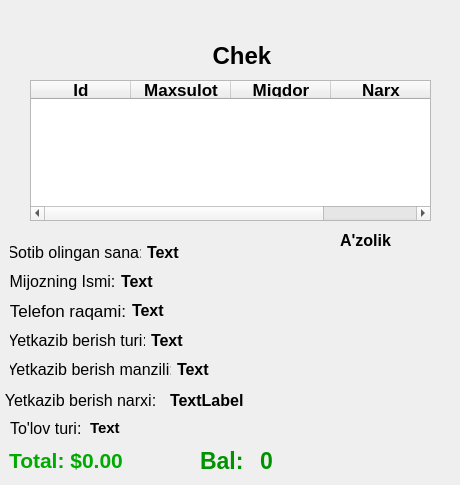
  <widget class="QWidget" name="centralwidget">
   <widget class="QTableWidget" name="receiptTable">
    <property name="geometry">
     <rect>
      <x>30</x>
      <y>80</y>
      <width>401</width>
      <height>141</height>
     </rect>
    </property>
    <property name="font">
     <font>
      <pointsize>13</pointsize>
     </font>
    </property>
    <column>
     <property name="text">
      <string>Id</string>
     </property>
     <property name="font">
      <font>
       <bold>true</bold>
      </font>
     </property>
    </column>
    <column>
     <property name="text">
      <string>Maxsulot</string>
     </property>
     <property name="font">
      <font>
       <bold>true</bold>
      </font>
     </property>
    </column>
    <column>
     <property name="text">
      <string>Miqdor</string>
     </property>
     <property name="font">
      <font>
       <bold>true</bold>
      </font>
     </property>
    </column>
    <column>
     <property name="text">
      <string>Narx</string>
     </property>
     <property name="font">
      <font>
       <bold>true</bold>
      </font>
     </property>
    </column>
   </widget>
   <widget class="QLabel" name="totalLabel">
    <property name="geometry">
     <rect>
      <x>9</x>
      <y>445</y>
      <width>241</width>
      <height>31</height>
     </rect>
    </property>
    <property name="palette">
     <palette>
      <active>
       <colorrole role="WindowText">
        <brush brushstyle="SolidPattern">
         <color alpha="255">
          <red>0</red>
          <green>170</green>
          <blue>0</blue>
         </color>
        </brush>
       </colorrole>
       <colorrole role="Button">
        <brush brushstyle="SolidPattern">
         <color alpha="255">
          <red>0</red>
          <green>170</green>
          <blue>0</blue>
         </color>
        </brush>
       </colorrole>
       <colorrole role="Light">
        <brush brushstyle="SolidPattern">
         <color alpha="255">
          <red>0</red>
          <green>255</green>
          <blue>0</blue>
         </color>
        </brush>
       </colorrole>
       <colorrole role="Midlight">
        <brush brushstyle="SolidPattern">
         <color alpha="255">
          <red>0</red>
          <green>212</green>
          <blue>0</blue>
         </color>
        </brush>
       </colorrole>
       <colorrole role="Dark">
        <brush brushstyle="SolidPattern">
         <color alpha="255">
          <red>0</red>
          <green>85</green>
          <blue>0</blue>
         </color>
        </brush>
       </colorrole>
       <colorrole role="Mid">
        <brush brushstyle="SolidPattern">
         <color alpha="255">
          <red>0</red>
          <green>113</green>
          <blue>0</blue>
         </color>
        </brush>
       </colorrole>
       <colorrole role="Text">
        <brush brushstyle="SolidPattern">
         <color alpha="255">
          <red>0</red>
          <green>0</green>
          <blue>0</blue>
         </color>
        </brush>
       </colorrole>
       <colorrole role="BrightText">
        <brush brushstyle="SolidPattern">
         <color alpha="255">
          <red>255</red>
          <green>255</green>
          <blue>255</blue>
         </color>
        </brush>
       </colorrole>
       <colorrole role="ButtonText">
        <brush brushstyle="SolidPattern">
         <color alpha="255">
          <red>0</red>
          <green>0</green>
          <blue>0</blue>
         </color>
        </brush>
       </colorrole>
       <colorrole role="Base">
        <brush brushstyle="SolidPattern">
         <color alpha="255">
          <red>0</red>
          <green>170</green>
          <blue>0</blue>
         </color>
        </brush>
       </colorrole>
       <colorrole role="Window">
        <brush brushstyle="SolidPattern">
         <color alpha="255">
          <red>0</red>
          <green>170</green>
          <blue>0</blue>
         </color>
        </brush>
       </colorrole>
       <colorrole role="Shadow">
        <brush brushstyle="SolidPattern">
         <color alpha="255">
          <red>0</red>
          <green>0</green>
          <blue>0</blue>
         </color>
        </brush>
       </colorrole>
       <colorrole role="AlternateBase">
        <brush brushstyle="SolidPattern">
         <color alpha="255">
          <red>127</red>
          <green>212</green>
          <blue>127</blue>
         </color>
        </brush>
       </colorrole>
       <colorrole role="ToolTipBase">
        <brush brushstyle="SolidPattern">
         <color alpha="255">
          <red>255</red>
          <green>255</green>
          <blue>220</blue>
         </color>
        </brush>
       </colorrole>
       <colorrole role="ToolTipText">
        <brush brushstyle="SolidPattern">
         <color alpha="255">
          <red>0</red>
          <green>0</green>
          <blue>0</blue>
         </color>
        </brush>
       </colorrole>
       <colorrole role="PlaceholderText">
        <brush brushstyle="SolidPattern">
         <color alpha="127">
          <red>0</red>
          <green>0</green>
          <blue>0</blue>
         </color>
        </brush>
       </colorrole>
       <colorrole role="Accent">
        <brush brushstyle="SolidPattern">
         <color alpha="255">
          <red>255</red>
          <green>255</green>
          <blue>255</blue>
         </color>
        </brush>
       </colorrole>
      </active>
      <inactive>
       <colorrole role="WindowText">
        <brush brushstyle="SolidPattern">
         <color alpha="255">
          <red>0</red>
          <green>170</green>
          <blue>0</blue>
         </color>
        </brush>
       </colorrole>
       <colorrole role="Button">
        <brush brushstyle="SolidPattern">
         <color alpha="255">
          <red>0</red>
          <green>170</green>
          <blue>0</blue>
         </color>
        </brush>
       </colorrole>
       <colorrole role="Light">
        <brush brushstyle="SolidPattern">
         <color alpha="255">
          <red>0</red>
          <green>255</green>
          <blue>0</blue>
         </color>
        </brush>
       </colorrole>
       <colorrole role="Midlight">
        <brush brushstyle="SolidPattern">
         <color alpha="255">
          <red>0</red>
          <green>212</green>
          <blue>0</blue>
         </color>
        </brush>
       </colorrole>
       <colorrole role="Dark">
        <brush brushstyle="SolidPattern">
         <color alpha="255">
          <red>0</red>
          <green>85</green>
          <blue>0</blue>
         </color>
        </brush>
       </colorrole>
       <colorrole role="Mid">
        <brush brushstyle="SolidPattern">
         <color alpha="255">
          <red>0</red>
          <green>113</green>
          <blue>0</blue>
         </color>
        </brush>
       </colorrole>
       <colorrole role="Text">
        <brush brushstyle="SolidPattern">
         <color alpha="255">
          <red>0</red>
          <green>0</green>
          <blue>0</blue>
         </color>
        </brush>
       </colorrole>
       <colorrole role="BrightText">
        <brush brushstyle="SolidPattern">
         <color alpha="255">
          <red>255</red>
          <green>255</green>
          <blue>255</blue>
         </color>
        </brush>
       </colorrole>
       <colorrole role="ButtonText">
        <brush brushstyle="SolidPattern">
         <color alpha="255">
          <red>0</red>
          <green>0</green>
          <blue>0</blue>
         </color>
        </brush>
       </colorrole>
       <colorrole role="Base">
        <brush brushstyle="SolidPattern">
         <color alpha="255">
          <red>0</red>
          <green>170</green>
          <blue>0</blue>
         </color>
        </brush>
       </colorrole>
       <colorrole role="Window">
        <brush brushstyle="SolidPattern">
         <color alpha="255">
          <red>0</red>
          <green>170</green>
          <blue>0</blue>
         </color>
        </brush>
       </colorrole>
       <colorrole role="Shadow">
        <brush brushstyle="SolidPattern">
         <color alpha="255">
          <red>0</red>
          <green>0</green>
          <blue>0</blue>
         </color>
        </brush>
       </colorrole>
       <colorrole role="AlternateBase">
        <brush brushstyle="SolidPattern">
         <color alpha="255">
          <red>127</red>
          <green>212</green>
          <blue>127</blue>
         </color>
        </brush>
       </colorrole>
       <colorrole role="ToolTipBase">
        <brush brushstyle="SolidPattern">
         <color alpha="255">
          <red>255</red>
          <green>255</green>
          <blue>220</blue>
         </color>
        </brush>
       </colorrole>
       <colorrole role="ToolTipText">
        <brush brushstyle="SolidPattern">
         <color alpha="255">
          <red>0</red>
          <green>0</green>
          <blue>0</blue>
         </color>
        </brush>
       </colorrole>
       <colorrole role="PlaceholderText">
        <brush brushstyle="SolidPattern">
         <color alpha="127">
          <red>0</red>
          <green>0</green>
          <blue>0</blue>
         </color>
        </brush>
       </colorrole>
       <colorrole role="Accent">
        <brush brushstyle="SolidPattern">
         <color alpha="255">
          <red>255</red>
          <green>255</green>
          <blue>255</blue>
         </color>
        </brush>
       </colorrole>
      </inactive>
      <disabled>
       <colorrole role="WindowText">
        <brush brushstyle="SolidPattern">
         <color alpha="255">
          <red>0</red>
          <green>85</green>
          <blue>0</blue>
         </color>
        </brush>
       </colorrole>
       <colorrole role="Button">
        <brush brushstyle="SolidPattern">
         <color alpha="255">
          <red>0</red>
          <green>170</green>
          <blue>0</blue>
         </color>
        </brush>
       </colorrole>
       <colorrole role="Light">
        <brush brushstyle="SolidPattern">
         <color alpha="255">
          <red>0</red>
          <green>255</green>
          <blue>0</blue>
         </color>
        </brush>
       </colorrole>
       <colorrole role="Midlight">
        <brush brushstyle="SolidPattern">
         <color alpha="255">
          <red>0</red>
          <green>212</green>
          <blue>0</blue>
         </color>
        </brush>
       </colorrole>
       <colorrole role="Dark">
        <brush brushstyle="SolidPattern">
         <color alpha="255">
          <red>0</red>
          <green>85</green>
          <blue>0</blue>
         </color>
        </brush>
       </colorrole>
       <colorrole role="Mid">
        <brush brushstyle="SolidPattern">
         <color alpha="255">
          <red>0</red>
          <green>113</green>
          <blue>0</blue>
         </color>
        </brush>
       </colorrole>
       <colorrole role="Text">
        <brush brushstyle="SolidPattern">
         <color alpha="255">
          <red>0</red>
          <green>85</green>
          <blue>0</blue>
         </color>
        </brush>
       </colorrole>
       <colorrole role="BrightText">
        <brush brushstyle="SolidPattern">
         <color alpha="255">
          <red>255</red>
          <green>255</green>
          <blue>255</blue>
         </color>
        </brush>
       </colorrole>
       <colorrole role="ButtonText">
        <brush brushstyle="SolidPattern">
         <color alpha="255">
          <red>0</red>
          <green>85</green>
          <blue>0</blue>
         </color>
        </brush>
       </colorrole>
       <colorrole role="Base">
        <brush brushstyle="SolidPattern">
         <color alpha="255">
          <red>0</red>
          <green>170</green>
          <blue>0</blue>
         </color>
        </brush>
       </colorrole>
       <colorrole role="Window">
        <brush brushstyle="SolidPattern">
         <color alpha="255">
          <red>0</red>
          <green>170</green>
          <blue>0</blue>
         </color>
        </brush>
       </colorrole>
       <colorrole role="Shadow">
        <brush brushstyle="SolidPattern">
         <color alpha="255">
          <red>0</red>
          <green>0</green>
          <blue>0</blue>
         </color>
        </brush>
       </colorrole>
       <colorrole role="AlternateBase">
        <brush brushstyle="SolidPattern">
         <color alpha="255">
          <red>0</red>
          <green>170</green>
          <blue>0</blue>
         </color>
        </brush>
       </colorrole>
       <colorrole role="ToolTipBase">
        <brush brushstyle="SolidPattern">
         <color alpha="255">
          <red>255</red>
          <green>255</green>
          <blue>220</blue>
         </color>
        </brush>
       </colorrole>
       <colorrole role="ToolTipText">
        <brush brushstyle="SolidPattern">
         <color alpha="255">
          <red>0</red>
          <green>0</green>
          <blue>0</blue>
         </color>
        </brush>
       </colorrole>
       <colorrole role="PlaceholderText">
        <brush brushstyle="SolidPattern">
         <color alpha="127">
          <red>0</red>
          <green>85</green>
          <blue>0</blue>
         </color>
        </brush>
       </colorrole>
       <colorrole role="Accent">
        <brush brushstyle="SolidPattern">
         <color alpha="255">
          <red>0</red>
          <green>221</green>
          <blue>0</blue>
         </color>
        </brush>
       </colorrole>
      </disabled>
     </palette>
    </property>
    <property name="font">
     <font>
      <family>Segoe UI</family>
      <pointsize>16</pointsize>
      <bold>true</bold>
     </font>
    </property>
    <property name="text">
     <string>Total: $0.00</string>
    </property>
   </widget>
   <widget class="QLabel" name="titleLabel">
    <property name="geometry">
     <rect>
      <x>200</x>
      <y>40</y>
      <width>84</width>
      <height>31</height>
     </rect>
    </property>
    <property name="font">
     <font>
      <pointsize>18</pointsize>
      <italic>false</italic>
      <bold>true</bold>
     </font>
    </property>
    <property name="text">
     <string>Chek</string>
    </property>
    <property name="alignment">
     <set>Qt::AlignmentFlag::AlignCenter</set>
    </property>
   </widget>
   <widget class="QLabel" name="label_6">
    <property name="geometry">
     <rect>
      <x>10</x>
      <y>20</y>
      <width>161</width>
      <height>51</height>
     </rect>
    </property>
    <property name="font">
     <font>
      <stylestrategy>PreferAntialias</stylestrategy>
     </font>
    </property>
    <property name="text">
     <string/>
    </property>
    <property name="pixmap">
     <pixmap>assets/logo.png</pixmap>
    </property>
    <property name="scaledContents">
     <bool>true</bool>
    </property>
    <property name="wordWrap">
     <bool>false</bool>
    </property>
   </widget>
   <widget class="QLabel" name="label_9">
    <property name="geometry">
     <rect>
      <x>320</x>
      <y>230</y>
      <width>91</width>
      <height>21</height>
     </rect>
    </property>
    <property name="font">
     <font>
      <pointsize>12</pointsize>
      <bold>true</bold>
     </font>
    </property>
    <property name="text">
     <string>A'zolik</string>
    </property>
    <property name="alignment">
     <set>Qt::AlignmentFlag::AlignCenter</set>
    </property>
   </widget>
   <widget class="QLabel" name="membershipLabel">
    <property name="geometry">
     <rect>
      <x>280</x>
      <y>260</y>
      <width>171</width>
      <height>141</height>
     </rect>
    </property>
    <property name="font">
     <font>
      <pointsize>11</pointsize>
     </font>
    </property>
    <property name="text">
     <string/>
    </property>
    <property name="pixmap">
     <pixmap>images/platinum.png</pixmap>
    </property>
    <property name="scaledContents">
     <bool>true</bool>
    </property>
    <property name="alignment">
     <set>Qt::AlignmentFlag::AlignCenter</set>
    </property>
   </widget>
   <widget class="QLabel" name="phoneLabel">
    <property name="geometry">
     <rect>
      <x>132</x>
      <y>300</y>
      <width>161</width>
      <height>21</height>
     </rect>
    </property>
    <property name="font">
     <font>
      <pointsize>12</pointsize>
      <bold>true</bold>
     </font>
    </property>
    <property name="text">
     <string>Text</string>
    </property>
    <property name="textFormat">
     <enum>Qt::TextFormat::AutoText</enum>
    </property>
    <property name="alignment">
     <set>Qt::AlignmentFlag::AlignLeading|Qt::AlignmentFlag::AlignLeft|Qt::AlignmentFlag::AlignVCenter</set>
    </property>
   </widget>
   <widget class="QLabel" name="label_2">
    <property name="geometry">
     <rect>
      <x>10</x>
      <y>300</y>
      <width>116</width>
      <height>22</height>
     </rect>
    </property>
    <property name="font">
     <font>
      <pointsize>13</pointsize>
      <bold>false</bold>
     </font>
    </property>
    <property name="text">
     <string>Telefon raqami:</string>
    </property>
    <property name="alignment">
     <set>Qt::AlignmentFlag::AlignCenter</set>
    </property>
   </widget>
   <widget class="QLabel" name="label_7">
    <property name="geometry">
     <rect>
      <x>10</x>
      <y>242</y>
      <width>131</width>
      <height>21</height>
     </rect>
    </property>
    <property name="font">
     <font>
      <pointsize>12</pointsize>
     </font>
    </property>
    <property name="text">
     <string>Sotib olingan sana:</string>
    </property>
    <property name="alignment">
     <set>Qt::AlignmentFlag::AlignCenter</set>
    </property>
   </widget>
   <widget class="QLabel" name="dateLabel">
    <property name="geometry">
     <rect>
      <x>147</x>
      <y>242</y>
      <width>131</width>
      <height>21</height>
     </rect>
    </property>
    <property name="font">
     <font>
      <pointsize>12</pointsize>
      <bold>true</bold>
     </font>
    </property>
    <property name="text">
     <string>Text</string>
    </property>
    <property name="textFormat">
     <enum>Qt::TextFormat::AutoText</enum>
    </property>
    <property name="alignment">
     <set>Qt::AlignmentFlag::AlignLeading|Qt::AlignmentFlag::AlignLeft|Qt::AlignmentFlag::AlignVCenter</set>
    </property>
   </widget>
   <widget class="QLabel" name="label_5">
    <property name="geometry">
     <rect>
      <x>10</x>
      <y>359</y>
      <width>161</width>
      <height>21</height>
     </rect>
    </property>
    <property name="font">
     <font>
      <pointsize>12</pointsize>
     </font>
    </property>
    <property name="text">
     <string>Yetkazib berish manzili:</string>
    </property>
    <property name="alignment">
     <set>Qt::AlignmentFlag::AlignCenter</set>
    </property>
   </widget>
   <widget class="QLabel" name="addressLabel">
    <property name="geometry">
     <rect>
      <x>177</x>
      <y>359</y>
      <width>141</width>
      <height>21</height>
     </rect>
    </property>
    <property name="font">
     <font>
      <pointsize>12</pointsize>
      <bold>true</bold>
     </font>
    </property>
    <property name="text">
     <string>Text</string>
    </property>
    <property name="textFormat">
     <enum>Qt::TextFormat::AutoText</enum>
    </property>
    <property name="alignment">
     <set>Qt::AlignmentFlag::AlignLeading|Qt::AlignmentFlag::AlignLeft|Qt::AlignmentFlag::AlignVCenter</set>
    </property>
   </widget>
   <widget class="QLabel" name="delivery_type">
    <property name="geometry">
     <rect>
      <x>151</x>
      <y>330</y>
      <width>151</width>
      <height>21</height>
     </rect>
    </property>
    <property name="font">
     <font>
      <pointsize>12</pointsize>
      <bold>true</bold>
     </font>
    </property>
    <property name="text">
     <string>Text</string>
    </property>
    <property name="textFormat">
     <enum>Qt::TextFormat::AutoText</enum>
    </property>
    <property name="alignment">
     <set>Qt::AlignmentFlag::AlignLeading|Qt::AlignmentFlag::AlignLeft|Qt::AlignmentFlag::AlignVCenter</set>
    </property>
   </widget>
   <widget class="QLabel" name="label_3">
    <property name="geometry">
     <rect>
      <x>10</x>
      <y>330</y>
      <width>135</width>
      <height>21</height>
     </rect>
    </property>
    <property name="font">
     <font>
      <pointsize>12</pointsize>
     </font>
    </property>
    <property name="text">
     <string>Yetkazib berish turi:</string>
    </property>
    <property name="alignment">
     <set>Qt::AlignmentFlag::AlignCenter</set>
    </property>
   </widget>
   <widget class="QLabel" name="label">
    <property name="geometry">
     <rect>
      <x>10</x>
      <y>271</y>
      <width>105</width>
      <height>21</height>
     </rect>
    </property>
    <property name="font">
     <font>
      <pointsize>12</pointsize>
     </font>
    </property>
    <property name="text">
     <string>Mijozning Ismi:</string>
    </property>
    <property name="alignment">
     <set>Qt::AlignmentFlag::AlignCenter</set>
    </property>
   </widget>
   <widget class="QLabel" name="nameLabel">
    <property name="geometry">
     <rect>
      <x>121</x>
      <y>271</y>
      <width>161</width>
      <height>21</height>
     </rect>
    </property>
    <property name="font">
     <font>
      <pointsize>12</pointsize>
      <bold>true</bold>
     </font>
    </property>
    <property name="text">
     <string>Text</string>
    </property>
    <property name="textFormat">
     <enum>Qt::TextFormat::AutoText</enum>
    </property>
    <property name="alignment">
     <set>Qt::AlignmentFlag::AlignLeading|Qt::AlignmentFlag::AlignLeft|Qt::AlignmentFlag::AlignVCenter</set>
    </property>
   </widget>
   <widget class="QLabel" name="label_8">
    <property name="geometry">
     <rect>
      <x>0</x>
      <y>390</y>
      <width>161</width>
      <height>21</height>
     </rect>
    </property>
    <property name="font">
     <font>
      <pointsize>12</pointsize>
     </font>
    </property>
    <property name="text">
     <string>Yetkazib berish narxi:</string>
    </property>
    <property name="alignment">
     <set>Qt::AlignmentFlag::AlignCenter</set>
    </property>
   </widget>
   <widget class="QLabel" name="delivery_price">
    <property name="geometry">
     <rect>
      <x>170</x>
      <y>390</y>
      <width>101</width>
      <height>21</height>
     </rect>
    </property>
    <property name="font">
     <font>
      <pointsize>12</pointsize>
      <bold>true</bold>
     </font>
    </property>
    <property name="text">
     <string>TextLabel</string>
    </property>
   </widget>
   <widget class="QLabel" name="label_4">
    <property name="geometry">
     <rect>
      <x>200</x>
      <y>450</y>
      <width>51</width>
      <height>21</height>
     </rect>
    </property>
    <property name="palette">
     <palette>
      <active>
       <colorrole role="WindowText">
        <brush brushstyle="SolidPattern">
         <color alpha="255">
          <red>0</red>
          <green>147</green>
          <blue>0</blue>
         </color>
        </brush>
       </colorrole>
       <colorrole role="Text">
        <brush brushstyle="SolidPattern">
         <color alpha="255">
          <red>0</red>
          <green>153</green>
          <blue>0</blue>
         </color>
        </brush>
       </colorrole>
      </active>
      <inactive>
       <colorrole role="WindowText">
        <brush brushstyle="SolidPattern">
         <color alpha="255">
          <red>0</red>
          <green>147</green>
          <blue>0</blue>
         </color>
        </brush>
       </colorrole>
       <colorrole role="Text">
        <brush brushstyle="SolidPattern">
         <color alpha="255">
          <red>0</red>
          <green>153</green>
          <blue>0</blue>
         </color>
        </brush>
       </colorrole>
      </inactive>
      <disabled/>
     </palette>
    </property>
    <property name="font">
     <font>
      <pointsize>17</pointsize>
      <bold>true</bold>
     </font>
    </property>
    <property name="text">
     <string>Bal:</string>
    </property>
   </widget>
   <widget class="QLabel" name="bal">
    <property name="geometry">
     <rect>
      <x>260</x>
      <y>450</y>
      <width>51</width>
      <height>21</height>
     </rect>
    </property>
    <property name="palette">
     <palette>
      <active>
       <colorrole role="WindowText">
        <brush brushstyle="SolidPattern">
         <color alpha="255">
          <red>0</red>
          <green>147</green>
          <blue>0</blue>
         </color>
        </brush>
       </colorrole>
       <colorrole role="Text">
        <brush brushstyle="SolidPattern">
         <color alpha="255">
          <red>0</red>
          <green>153</green>
          <blue>0</blue>
         </color>
        </brush>
       </colorrole>
      </active>
      <inactive>
       <colorrole role="WindowText">
        <brush brushstyle="SolidPattern">
         <color alpha="255">
          <red>0</red>
          <green>147</green>
          <blue>0</blue>
         </color>
        </brush>
       </colorrole>
       <colorrole role="Text">
        <brush brushstyle="SolidPattern">
         <color alpha="255">
          <red>0</red>
          <green>153</green>
          <blue>0</blue>
         </color>
        </brush>
       </colorrole>
      </inactive>
      <disabled/>
     </palette>
    </property>
    <property name="font">
     <font>
      <pointsize>17</pointsize>
      <bold>true</bold>
     </font>
    </property>
    <property name="text">
     <string>0</string>
    </property>
   </widget>
   <widget class="QLabel" name="label_10">
    <property name="geometry">
     <rect>
      <x>10</x>
      <y>420</y>
      <width>81</width>
      <height>16</height>
     </rect>
    </property>
    <property name="font">
     <font>
      <pointsize>12</pointsize>
     </font>
    </property>
    <property name="text">
     <string>To'lov turi:</string>
    </property>
   </widget>
   <widget class="QLabel" name="paymentType">
    <property name="geometry">
     <rect>
      <x>90</x>
      <y>420</y>
      <width>121</width>
      <height>16</height>
     </rect>
    </property>
    <property name="font">
     <font>
      <pointsize>11</pointsize>
      <bold>true</bold>
     </font>
    </property>
    <property name="text">
     <string>Text</string>
    </property>
   </widget>
  </widget>
